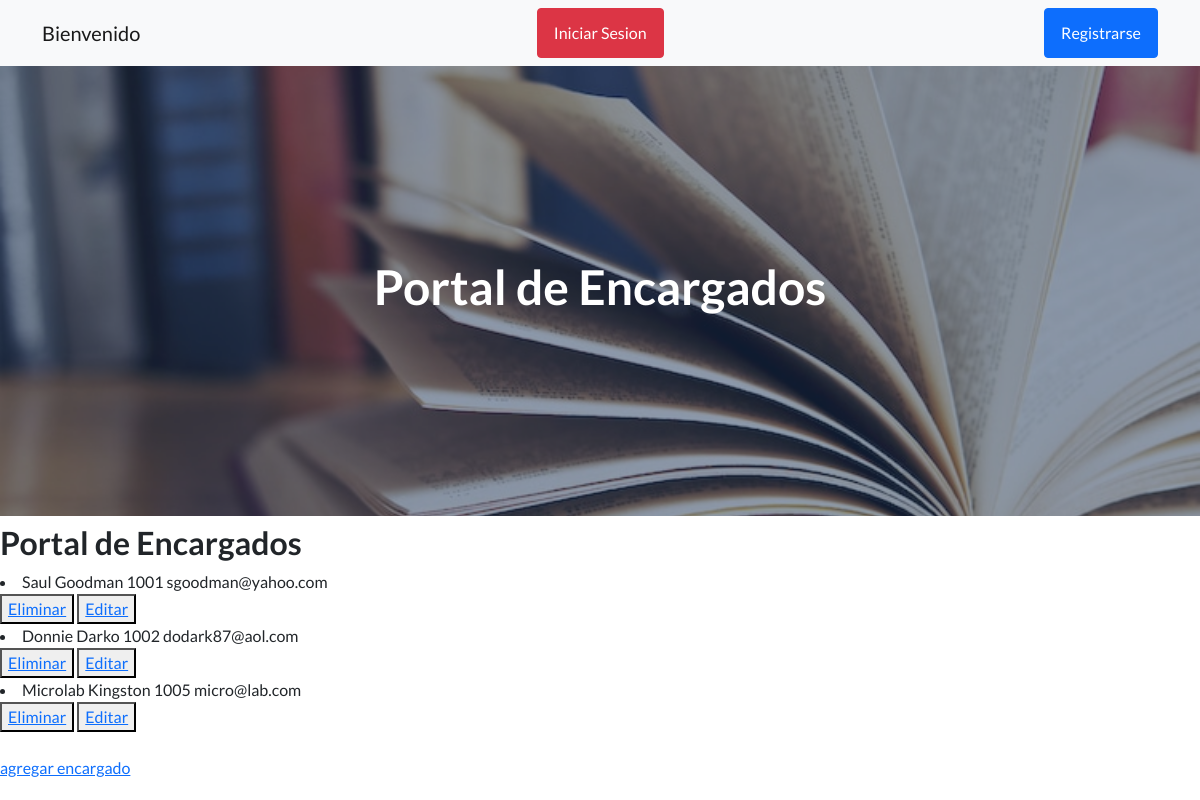
/app_biblioteca/leer_encargados/, run on the app's committed database.
### app_biblioteca/models.py (models this page shows)
class Encargado(models.Model):
    nombre=models.CharField(max_length=50)
    apellido=models.CharField(max_length=50)
    codigo=models.IntegerField()
    email=models.EmailField()
    def __str__(self):
        return self.nombre+' '+self.apellido+' '+str(self.codigo)+' '+self.email

### app_biblioteca/views.py (the view)
# urls.py: path('leer_encargados/',leer_encargados, name='leer_encargados'),
def leer_encargados(request):
    encargados = Encargado.objects.all()
    return render(request, 'app_biblioteca/leer_encargados.html',{'encargados':encargados})

### app_biblioteca/templates/app_biblioteca/leer_encargados.html (shortened to what this page needs)
{% extends 'app_biblioteca/inicio.html' %}
{% load static %}
{% block titulo %}
<h1>Portal de Encargados</h1>
{% endblock %}
{% block contenido_que_cambia %}
<h2>Portal de Encargados</h2>
    {% for encargado in encargados %}
        <li>{{ encargado }}</li>
        <button>
            <a href="{% url 'eliminar_encargado' encargado.codigo %}">Eliminar</a>
        </button>
        <button>
            <a href="{% url 'editar_encargado' encargado.codigo %}">Editar</a>
        </button>
    {% endfor %}
    <br>
<a href="{% url 'ingreso_encargados' %}">agregar encargado</a>
</body>
{% endblock %}

### data on the page
Encargado: nombre+apellido+codigo "Saul Goodman 1001 sgoodman@yahoo.com"
Encargado: nombre+apellido+codigo "Donnie Darko 1002 dodark87@aol.com"
Encargado: nombre+apellido+codigo "Microlab Kingston 1005 micro@lab.com"
